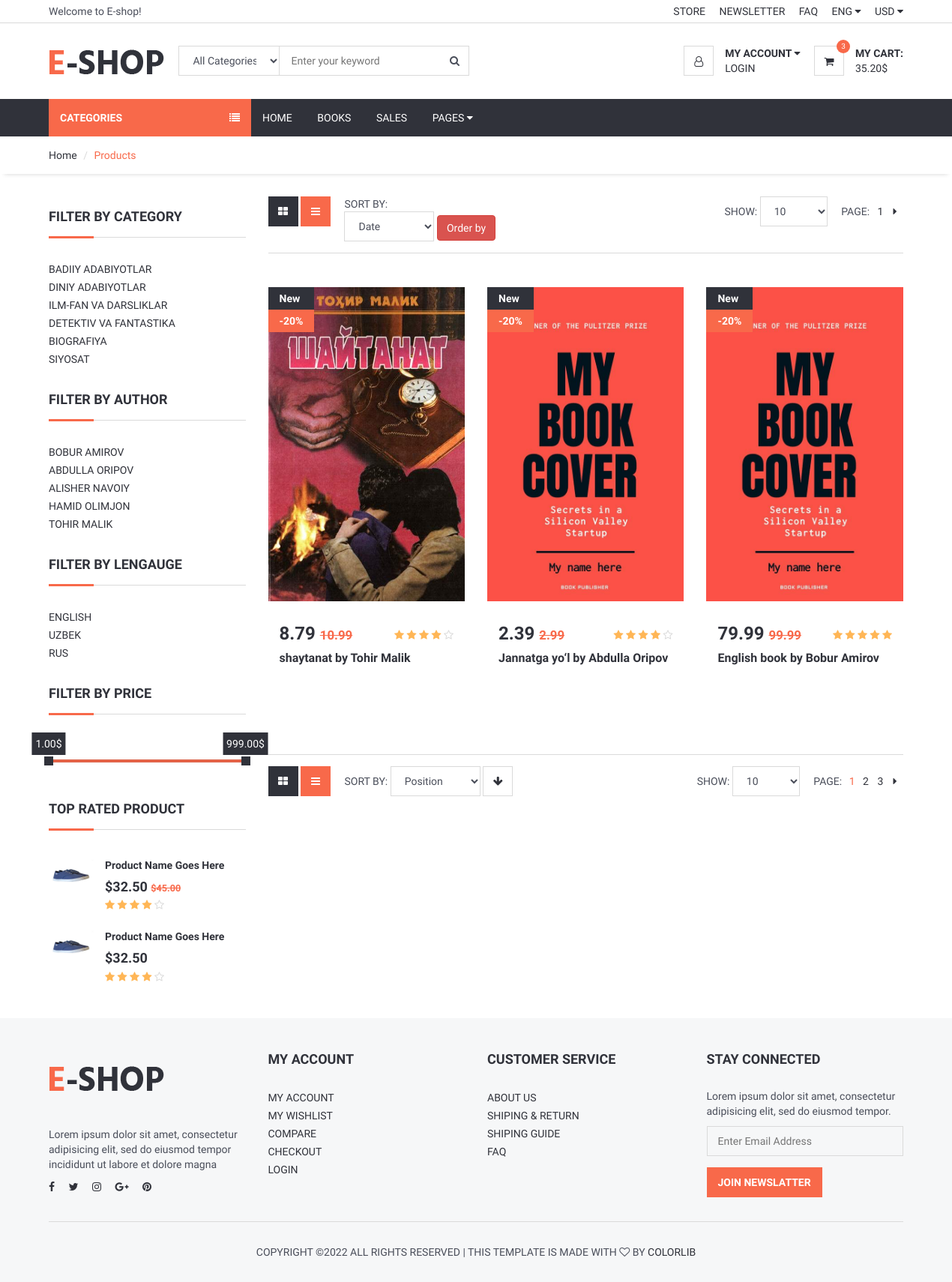
The app's page /, older data.
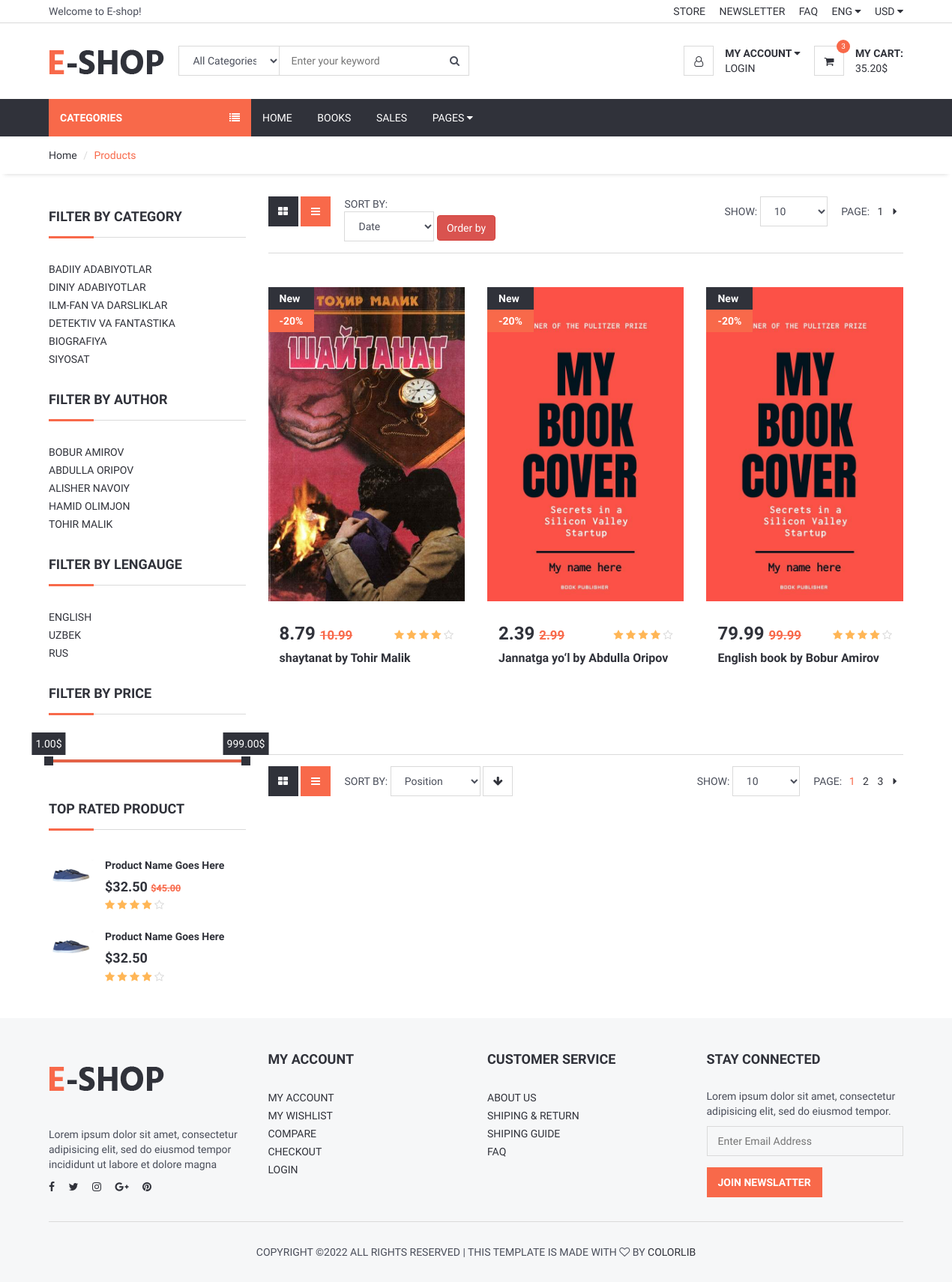
The same page, newer data.
### book/models/book.py (models this page shows, shortened)
class Book(models.Model):
    name = models.CharField(max_length=100)
    slug = models.SlugField(max_length=100, unique=True)
    cover = models.ImageField(upload_to='book/')
    description = models.TextField()
    created = models.DateTimeField(auto_now_add=True)
    updated = models.DateTimeField(auto_now=True)
    price = models.DecimalField(max_digits=10, decimal_places=2)
    category = models.ForeignKey(Category, on_delete=models.SET_NULL, null=True)
    language = models.ForeignKey(Language, on_delete=models.SET_NULL, null=True)
    authors = models.ForeignKey(Author, on_delete=models.SET_NULL, null=True)
    views = models.IntegerField(default=0)
    likes = models.PositiveIntegerField(default=0)
    rating_avg = models.DecimalField(max_digits=5, decimal_places=2, default=0)
    @property
    def price2(self):
        return round(self.price - self.price * Decimal('0.2'), 2)

### book/models/author.py (models this page shows)
class Author(models.Model):
    first_name = models.CharField(max_length=20)
    last_name = models.CharField(max_length=20)
    slug = models.SlugField(max_length=100, unique=True)
    image = models.ImageField(upload_to='author/')
    def __str__(self):
        return f"{self.first_name} {self.last_name}"

### book/views.py (the view)
# urls.py: path('', views.book_list, name='book_list'),
def book_list(request):
    ordering = request.GET.get('ordering')
    if ordering:
        books = Book.objects.all().order_by(ordering)
    else:
        books = Book.objects.all()
    paginator = Paginator(books, 3)
    page_number = request.GET.get('page')
    try:
        page_obj = paginator.get_page(page_number)
    except EmptyPage:
        page_obj = paginator.get_page(1)
    context = {
        'books': page_obj,
        'range': range(1, 6)
    }
    return render(request, 'book/book_list.html', context)

### book/context_processors.py (called while the page is built)
def category(request):
    categories = Category.objects.all()
    return {'categories': categories}

def author(request):
    authors = Author.objects.all()
    return {'authors': authors}

def langauge(request):
    langauges = Language.objects.all()
    return {'langauges': langauges}

### templates/book/book_list.html (shortened to what the changed rows need)
{% extends 'base.html' %}
{% load static %}
{% block content %}
    <div class="section">
        <div class="container">
            <div class="row">
                {% include 'aside.html' %}
                <div id="main" class="col-md-9">
                    <div id="store">
                        <div class="row">
                            {% for book in books %}
                                <div class="col-md-4 col-sm-6 col-xs-6">
                                    <div class="product product-single">
                                        <div class="product-thumb">
                                            <div class="product-label">
                                                <span>New</span>
                                                <span class="sale">-20%</span>
                                            </div>
                                            <img src="{{ book.cover.url }}" alt="">
                                        </div>
                                        <div class="product-body">
                                            <h3 class="product-price">{{ book.price2 }}
                                                <del class="product-old-price">{{ book.price }}</del>
                                            </h3>
                                            <div class="product-rating">
                                                {% for i in range %}
                                                    {% if i <= book.rating_avg %}
                                                        <i class="fa fa-star"></i>
                                                    {% else %}
                                                        <i class="fa fa-star-o empty"></i>
                                                    {% endif %}
                                                {% endfor %}
                                            </div>
                                            <h2 class="product-name"><a
                                                    href="{% url 'book_detail' book.slug %}">{{ book.name }}
                                                by {{ book.authors }} </a></h2>
                                        </div>
                                    </div>
                                </div>
                            {% endfor %}
                        </div>
                    </div>
                </div>
            </div>
        </div>
    </div>
{% endblock %}

Row changes from the older to the newer data that the page shows:
changed Book "English book": rating_avg 5 → 4 (drawn)
